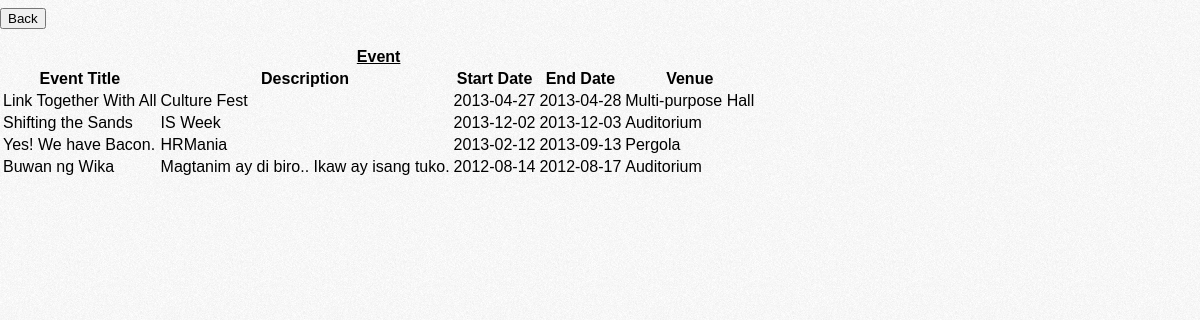
Screenshot of /V2/EventList.php with the database file from the repository.
### tables this page shows
CREATE TABLE IF NOT EXISTS `Event` (
  `event_id` int(10) NOT NULL AUTO_INCREMENT,
  `description` text NOT NULL,
  `title` varchar(150) NOT NULL,
  `start_date` date NOT NULL,
  `end_date` date NOT NULL,
  PRIMARY KEY (`event_id`)
);

CREATE TABLE IF NOT EXISTS `Venue` (
  `name` varchar(50) NOT NULL,
  `capacity` smallint(6) NOT NULL,
  `venue_type` enum('indoor','outdoor') NOT NULL,
  `location` varchar(50) NOT NULL,
  PRIMARY KEY (`name`)
);

### V2/EventList.php (the view, shortened to what this page needs)
<html>
	<head>
			<link rel="stylesheet" type="text/css" href="../CSS/main.css" />
	</head>
	<body>
		<div class="contentTable">
				<FORM>
					<INPUT TYPE="button" VALUE="Back" onClick="history.go(-1);return true;">
				</FORM>
		<?php
			$query="SELECT Event.title, Event.description, Event.start_date, Event.end_date, Venue.name
					FROM  Event, Venue, Held_at
					WHERE Event.event_id = Held_at.event_id AND
						Venue.name=Held_at.name";
			$resultEvent = mysql_query($query);
			echo "<table>
			<tr>
				<th colspan='5' class='title'><u>Event</u></th>
			</tr>
			<tr>
				<th>Event Title</th>
				<th>Description</th>
				<th>Start Date</th>
				<th>End Date</th>
				<th>Venue</th>
			</tr>
			";
			while($row = mysql_fetch_array($resultEvent))
			  {
			  echo "<tr>";
			  echo "<td>" . $row['title'] . "</td>";
			  echo "<td>" . $row['description'] . "</td>";
			  echo "<td>" . $row['start_date'] . "</td>";
			  echo "<td>" . $row['end_date'] . "</td>";
			  echo "<td>" . $row['name'] . "</td>";
			  echo "</tr>";
			  }
			echo "</table>";
		?>
		</div>
	</body>
</html>

### CSS/main.css (style rules this page uses)
body { width:100%; background:#ccffcc url('../Images/bg.gif'); margin-left:auto; margin-right:auto; font-family: sans-serif; font-size: 1em; }

### rows the page displays
event: title "Link Together With All", description "Culture Fest", start_date "2013-04-27", end_date "2013-04-28", venue.name "Multi-purpose Hall"
event: title "Shifting the Sands", description "IS Week", start_date "2013-12-02", end_date "2013-12-03", venue.name "Auditorium"
event: title "Yes! We have Bacon.", description "HRMania", start_date "2013-02-12", end_date "2013-09-13", venue.name "Pergola"
event: title "Buwan ng Wika", description "Magtanim ay di biro.. Ikaw ay isang tuko.", start_date "2012-08-14", end_date "2012-08-17", venue.name "Auditorium"
